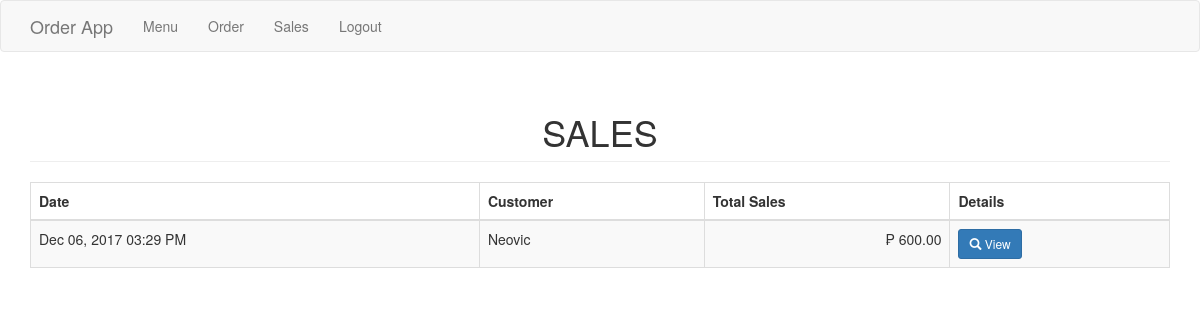
The page /sales.php on the database its author committed.
### tables this page shows
CREATE TABLE `purchase` (
  `purchaseid` int NOT NULL,
  `customer` varchar(50) NOT NULL,
  `total` double NOT NULL,
  `date_purchase` datetime NOT NULL,
  `sales` int NOT NULL
);

### sales.php (shortened to what this page needs)
<?php include('header.php'); ?>
<body>
<?php include('navbar.php'); ?>
<div class="container">
	<h1 class="page-header text-center">SALES</h1>
	<table class="table table-striped table-bordered">
		<thead>
			<th>Date</th>
			<th>Customer</th>
			<th>Total Sales</th>
			<th>Details</th>
		</thead>
		<tbody>
			<?php
				$sql="select * from purchase order by purchaseid desc";
				$query=$conn->query($sql);
				while($row=$query->fetch_array()){
					?>
					<tr>
						<td><?php echo date('M d, Y h:i A', strtotime($row['date_purchase'])) ?></td>
						<td><?php echo $row['customer']; ?></td>
						<td class="text-right">&#8369; <?php echo number_format($row['total'], 2); ?></td>
						<td><a href="#details<?php echo $row['purchaseid']; ?>" data-toggle="modal" class="btn btn-primary btn-sm"><span class="glyphicon glyphicon-search"></span> View </a>
						</td>
					</tr>
					<?php
				}
			?>
		</tbody>
	</table>
</div>
</body>
</html>

### custom.css (style rules this page uses)
table { width: 100%; }

### rows shown on the page
purchase: date_purchase "Dec 06, 2017 03:29 PM", customer "Neovic", total "600.00"
